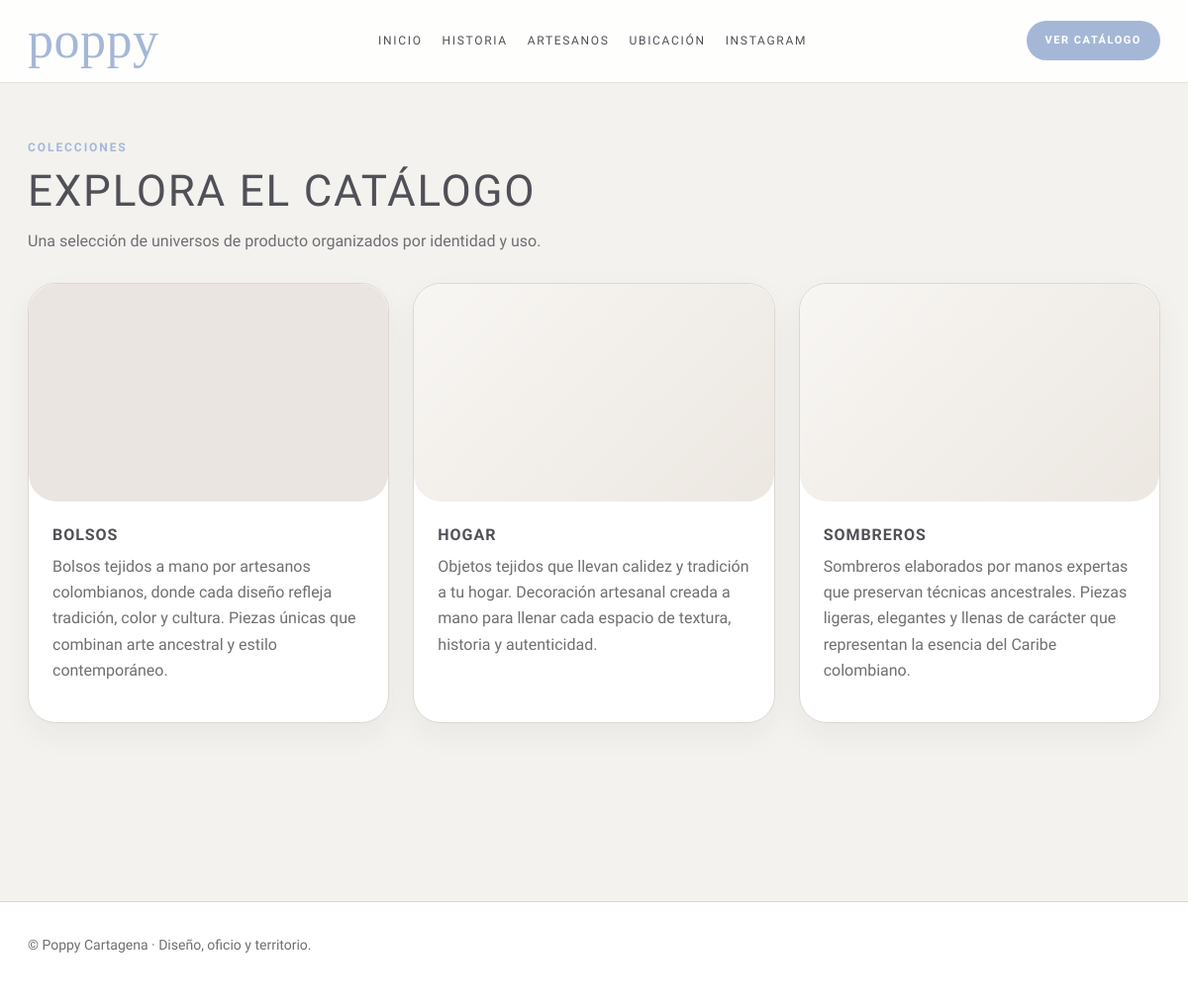
The app's page /colecciones/ with its own data.
### catalogo/models.py (models this page shows, shortened)
class Coleccion(models.Model):
    nombre = models.CharField(max_length=200)
    slug = models.SlugField(unique=True)
    descripcion = models.TextField(blank=True)
    imagen = models.ImageField(upload_to="catalogo/colecciones/", blank=True, null=True)
    orden = models.PositiveIntegerField(default=0)
    activa = models.BooleanField(default=True)

### catalogo/views.py (the view)
# urls.py: path("colecciones/", views.colecciones_lista, name="colecciones_lista"),
def colecciones_lista(request):
    colecciones = Coleccion.objects.filter(activa=True).order_by("orden", "nombre")
    return render(request, "catalogo/colecciones_lista.html", {
        "colecciones": colecciones,
    })

### templates/catalogo/colecciones_lista.html
{% extends "base.html" %}
{% load money_filters %}
{% block content %}
<section class="section">
    <div class="section-header">
        <p class="section-label">Colecciones</p>
        <h2>Explora el catálogo</h2>
        <p>Una selección de universos de producto organizados por identidad y uso.</p>
    </div>
    <div class="grid grid-3">
        {% for coleccion in colecciones %}
            <a href="{% url 'coleccion_detalle' coleccion.slug %}" class="card editorial-card">
                {% if coleccion.imagen %}
                    <div
                        class="card-image"
                        style="
                            background-image: url('{{ coleccion.imagen.url }}');
                            background-size: cover;
                            background-position: center;
                        "
                    ></div>
                {% else %}
                    <div class="card-image soft-bg-1"></div>
                {% endif %}
                <div class="card-body">
                    <h3>{{ coleccion.nombre }}</h3>
                    <p>{{ coleccion.descripcion }}</p>
                </div>
            </a>
        {% empty %}
            <p>No hay colecciones activas todavía.</p>
        {% endfor %}
    </div>
</section>
{% endblock %}

### templates/base.html (shortened to what this page needs)
{% load static %}
<!DOCTYPE html>
<html lang="es">
<head>
</head>
<body>
    <header class="site-header">
        <div class="nav-container">
            <div class="brand-wrap">
                <a href="/" class="logo">poppy</a>
            </div>
            <nav class="nav-links">
                <a href="/">Inicio</a>
                <a href="/historia/">Historia</a>
                <a href="/artesanos/">Artesanos</a>
                <a href="/ubicacion/">Ubicación</a>
                <a href="/instagram/">Instagram</a>
            </nav>
            <div class="header-actions">
                <a href="/colecciones/" class="btn btn-primary" style="font-size:11px;padding:0 18px;min-height:40px;">Ver catálogo</a>
            </div>
        </div>
    </header>
    <main class="container">
        {% block content %}{% endblock %}
    </main>
    <footer class="site-footer">
        <div class="footer-inner">
            © Poppy Cartagena · Diseño, oficio y territorio.
        </div>
    </footer>
</body>
</html>

### records on screen
Coleccion: nombre "BOLSOS", descripcion "Bolsos tejidos a mano por artesanos colombianos, donde cada diseño refleja tradición, color y cultura. Piezas únicas que combinan arte ancestral y estilo contemporáneo."
Coleccion: nombre "HOGAR", descripcion "Objetos tejidos que llevan calidez y tradición a tu hogar. Decoración artesanal creada a mano para llenar cada espacio de textura, historia y autenticidad."
Coleccion: nombre "SOMBREROS", descripcion "Sombreros elaborados por manos expertas que preservan técnicas ancestrales. Piezas ligeras, elegantes y llenas de carácter que representan la esencia del Caribe colombiano."
